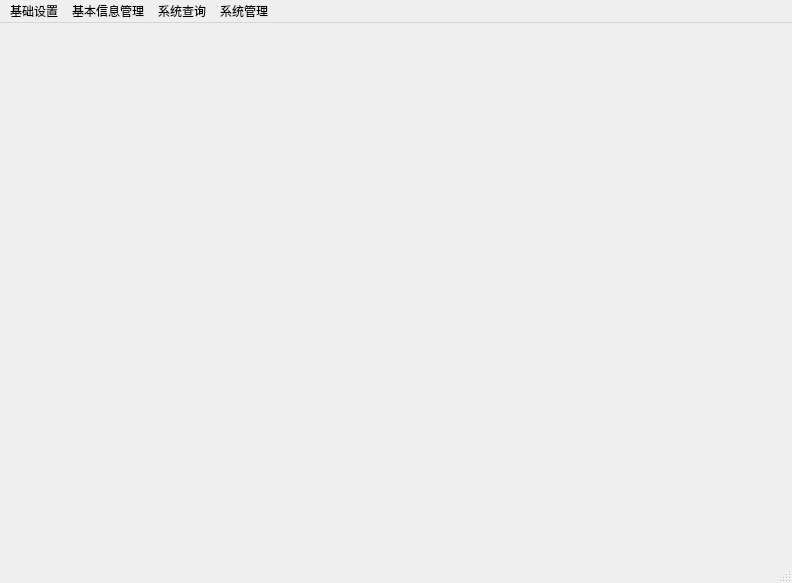
<?xml version="1.0" encoding="UTF-8"?>
<ui version="4.0">
 <class>MainWindow</class>
 <widget class="QMainWindow" name="MainWindow">
  <property name="geometry">
   <rect>
    <x>0</x>
    <y>0</y>
    <width>792</width>
    <height>583</height>
   </rect>
  </property>
  <property name="windowTitle">
   <string>学生成绩管理系统</string>
  </property>
  <property name="windowIcon">
   <iconset resource="img.qrc">
    <normaloff>:/newPrefix/images/appstu.ICO</normaloff>:/newPrefix/images/appstu.ICO</iconset>
  </property>
  <property name="iconSize">
   <size>
    <width>32</width>
    <height>32</height>
   </size>
  </property>
  <widget class="QWidget" name="centralwidget">
   <property name="styleSheet">
    <string notr="true">border-image: url(:/newPrefix/images/wintech.jpg);</string>
   </property>
  </widget>
  <widget class="QMenuBar" name="menubar">
   <property name="geometry">
    <rect>
     <x>0</x>
     <y>0</y>
     <width>792</width>
     <height>23</height>
    </rect>
   </property>
   <widget class="QMenu" name="menu">
    <property name="title">
     <string>基础设置</string>
    </property>
    <addaction name="actiongrade"/>
    <addaction name="actionclass"/>
    <addaction name="actionsubject"/>
    <addaction name="actionexamkinds"/>
   </widget>
   <widget class="QMenu" name="menu_2">
    <property name="title">
     <string>基本信息管理</string>
    </property>
    <addaction name="actionstudent"/>
    <addaction name="actionresult"/>
   </widget>
   <widget class="QMenu" name="menu_3">
    <property name="title">
     <string>系统查询</string>
    </property>
    <addaction name="actionstudentinfo"/>
    <addaction name="actionresultinfo"/>
   </widget>
   <widget class="QMenu" name="menu_4">
    <property name="title">
     <string>系统管理</string>
    </property>
    <addaction name="actionuserinfo"/>
    <addaction name="actionexit"/>
   </widget>
   <addaction name="menu"/>
   <addaction name="menu_2"/>
   <addaction name="menu_3"/>
   <addaction name="menu_4"/>
  </widget>
  <widget class="QStatusBar" name="statusbar"/>
  <action name="actiongrade">
   <property name="text">
    <string>年级设置</string>
   </property>
  </action>
  <action name="actionclass">
   <property name="text">
    <string>班级设置</string>
   </property>
  </action>
  <action name="actionsubject">
   <property name="text">
    <string>考试科目设置</string>
   </property>
  </action>
  <action name="actionexamkinds">
   <property name="text">
    <string>考试类别</string>
   </property>
  </action>
  <action name="actionstudent">
   <property name="text">
    <string>学生管理</string>
   </property>
  </action>
  <action name="actionresult">
   <property name="text">
    <string>成绩管理</string>
   </property>
  </action>
  <action name="actionstudentinfo">
   <property name="text">
    <string>学生信息查询</string>
   </property>
  </action>
  <action name="actionresultinfo">
   <property name="text">
    <string>学生成绩查询</string>
   </property>
  </action>
  <action name="actionuserinfo">
   <property name="text">
    <string>用户维护</string>
   </property>
  </action>
  <action name="actionexit">
   <property name="text">
    <string>退出</string>
   </property>
  </action>
 </widget>
 <resources>
  <include location="img.qrc"/>
 </resources>
 <connections>
  <connection>
   <sender>actionexit</sender>
   <signal>triggered()</signal>
   <receiver>MainWindow</receiver>
   <slot>close()</slot>
   <hints>
    <hint type="sourcelabel">
     <x>-1</x>
     <y>-1</y>
    </hint>
    <hint type="destinationlabel">
     <x>395</x>
     <y>291</y>
    </hint>
   </hints>
  </connection>
 </connections>
</ui>
